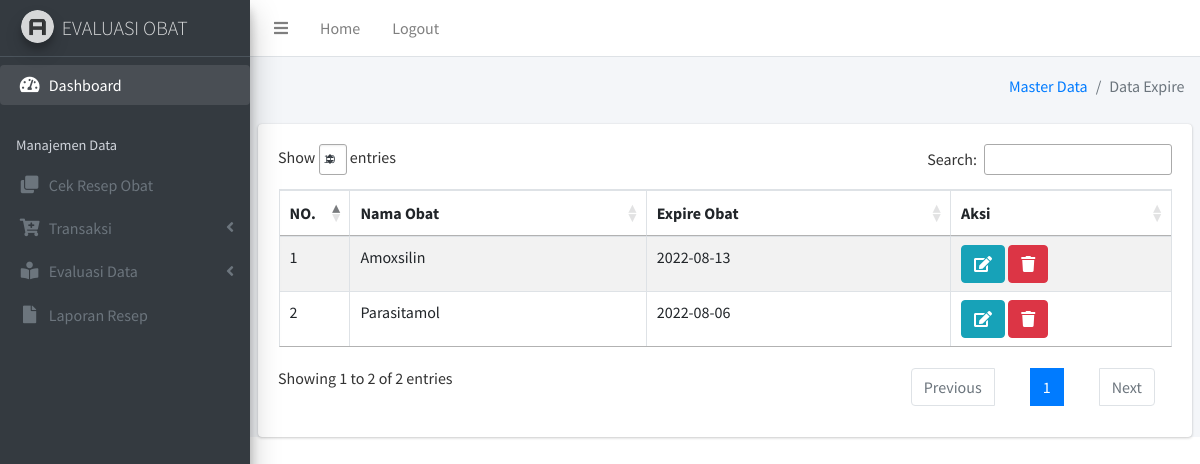
Screenshot of /expire.php (signed in) with the database file from the repository.
### tables this page shows
CREATE TABLE `expire` (
  `id_expire` int(11) NOT NULL,
  `id_obat` int(11) NOT NULL,
  `expire` date NOT NULL
);

CREATE TABLE `obat` (
  `id_obat` int(11) NOT NULL,
  `obat` varchar(50) NOT NULL
);

### koneksi.php (called while the page is built, shortened)
<?php
$conn = mysqli_connect('localhost','root','','evaluasi_obat');
function query($query){
    global $conn;
    $r = mysqli_query($conn,$query);
    $rows = [];
    while ($row = mysqli_fetch_assoc($r)) {
        $rows[] = $row;
    }
    return $rows;
}

### expire.php (the view, shortened to what this page needs)
<?php
  include("layout/header.php");
  include("layout/navbar.php");
  include("layout/sidebar.php");
 $jenis = query("SELECT * FROM expire
 INNER JOIN obat ON expire.id_obat = obat.id_obat ")
?>
  <div class="content-wrapper">
    <div class="content-header">
      <div class="container-fluid">
        <div class="row mb-2">
          <div class="col-sm-6">
          </div>
          <div class="col-sm-6">
            <ol class="breadcrumb float-sm-right">
              <li class="breadcrumb-item"><a href="#">Master Data</a></li>
              <li class="breadcrumb-item active">Data Expire</li>
            </ol>
          </div>
        </div>
      </div>
    </div>
    <section class="content">
    <div class="card">
            <div class="card-body">
              <table id="obat" class="table table-bordered table-striped">
                <thead>
                <tr>
                  <th>NO.</th>
                  <th>Nama Obat</th>
                  <th>Expire Obat</th>
                  <th>Aksi</th>
                </tr>
                </thead>
                <tbody>
                  <?php $i = 1; ?>
                  <?php foreach ($jenis as $key) : ?>
                <tr>
                  <td width="50px"><?= $i; ?></td>
                  <td><?= $key["obat"]; ?></td>
                  <td><?= $key["expire"]; ?></td>
                  <td  width="200px">
                  <a href="editexpire.php?id=<?= $key["id_expire"];?>" class="btn btn-info" style="
    float: center;"><i class="fa fa-edit"></i></a>
                  <a href="hapusexpire.php?id=<?= $key["id_expire"] ?>" class="btn btn-danger" onclick="return confirm('Hapus data?')" style="
                float: center;"><i class="fa fa-trash"></i></a></td>
                </tr>
                <?php $i++; ?>
                <?php endforeach ?>
              </table>
            </div>
          </div>
    </section>
  </div>
</body>
</html>

### rows the page displays
expire: id_obat.obat "Amoxsilin", expire "2022-08-13"
expire: id_obat.obat "Parasitamol", expire "2022-08-06"
